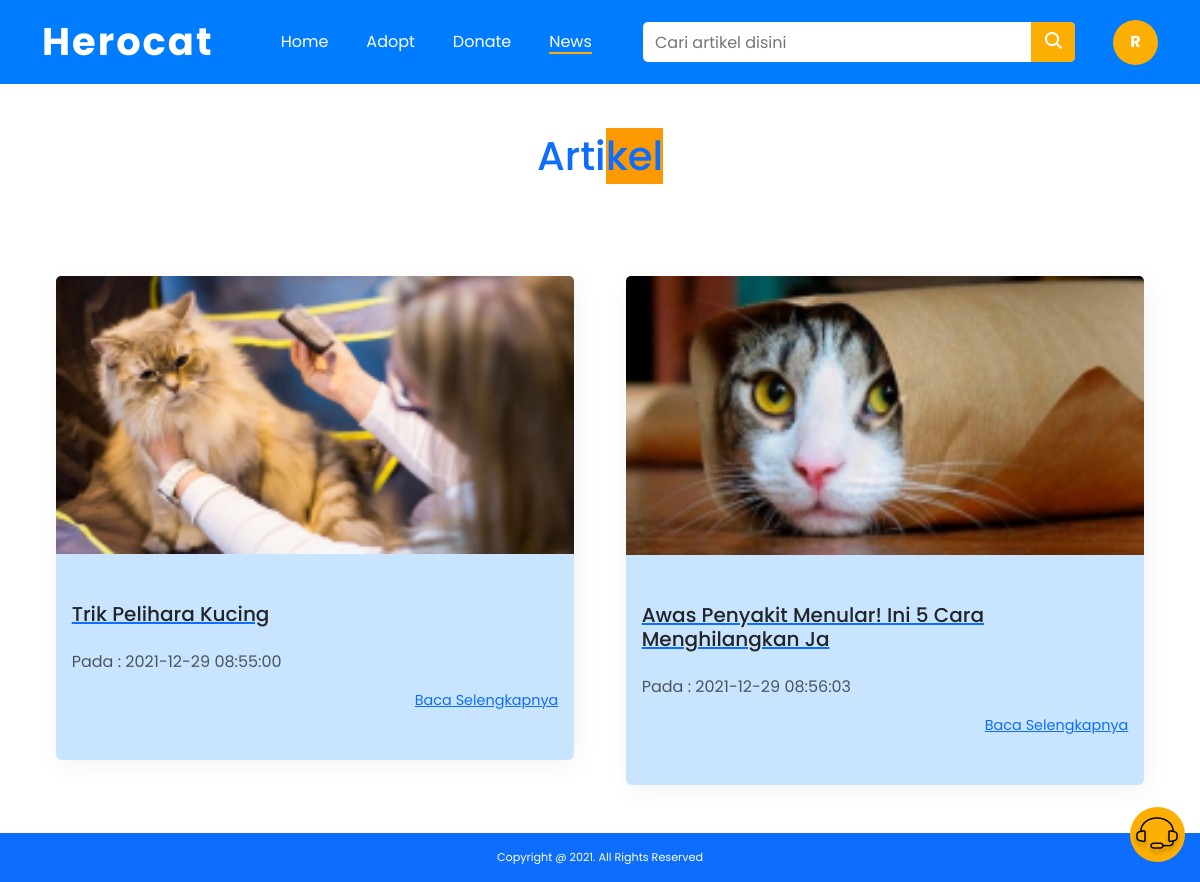
Before: /news.php (signed in) with the older database file.
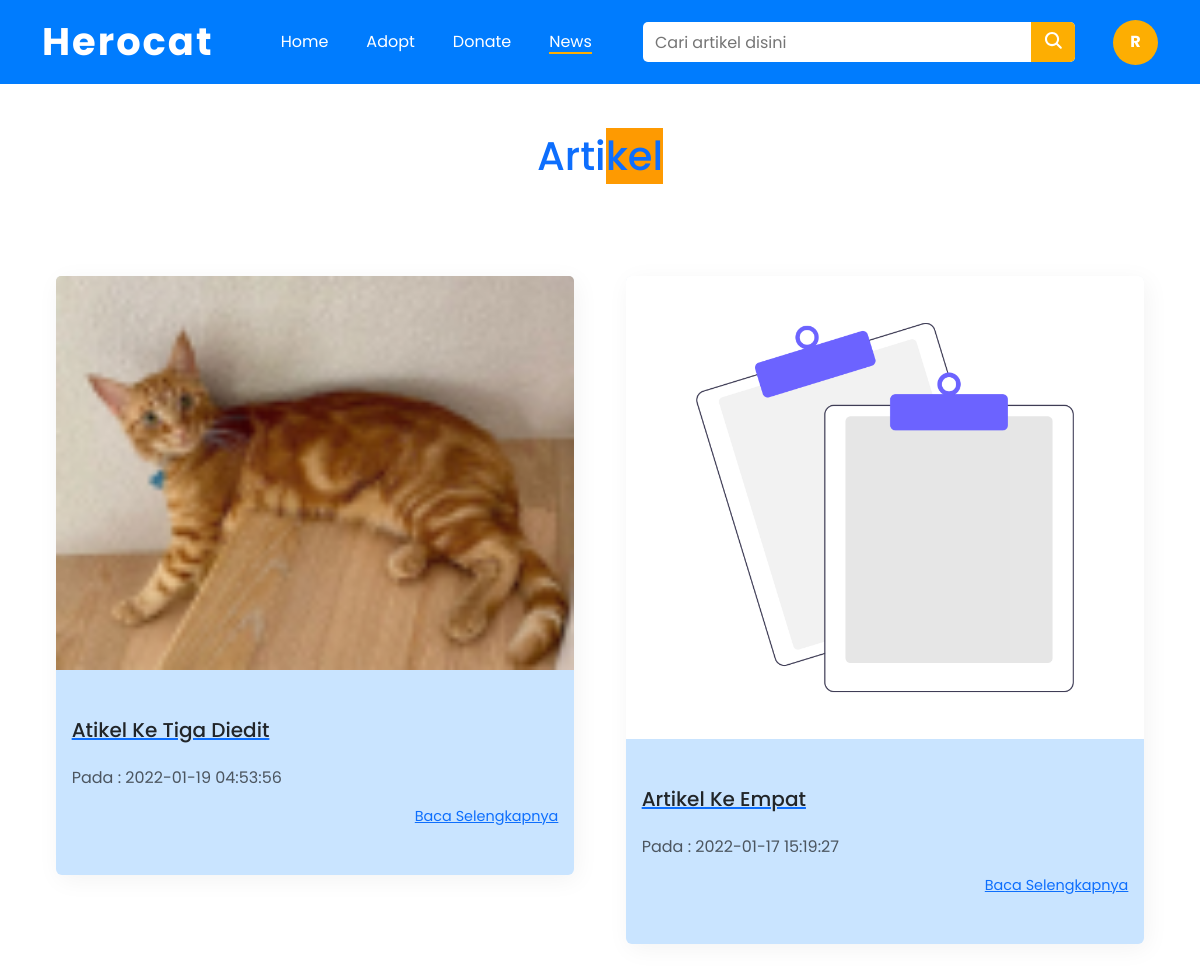
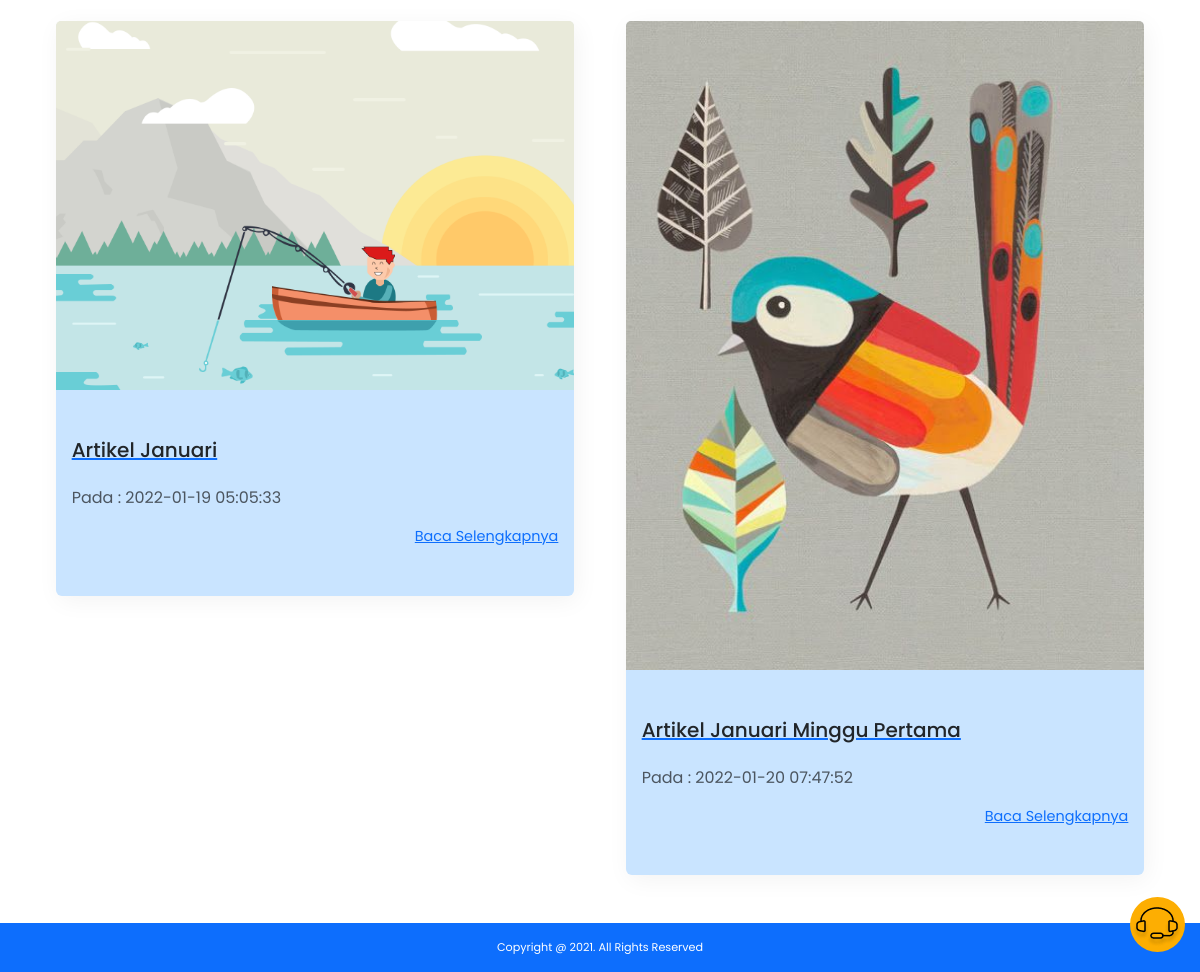
After: the same page with the newer database file (2 pictures, top to bottom).
### tables this page shows
CREATE TABLE `berita` (
  `id_berita` int(11) NOT NULL,
  `judul` varchar(50) NOT NULL,
  `konten` text NOT NULL,
  `gambar` varchar(50) NOT NULL,
  `tanggal` timestamp NOT NULL DEFAULT current_timestamp() ON UPDATE current_timestamp()
);

### function/function.php (called while the page is built, shortened)
<?php
$conn = mysqli_connect("localhost", "root", "", "herocat");
function tampil($sql)
{
  global $conn;
  $query = mysqli_query($conn, $sql);
  $rows = [];
  while ($row = mysqli_fetch_assoc($query)) {
    $rows[] = $row;
  }
  return $rows;
}

### news.php (the view, shortened to what this page needs)
<?php
    require_once('function/function.php');
    $articles = tampil("SELECT * from berita");
    require_once('partial/nav-news.php');
    require_once('partial/cs.php');
?>
<div class="container">
    <h1 class="text-primary text-center my-5">Arti<span style="background-color: #FE9A01;">kel</span></h1>
    <div class="row">
        <?php foreach($articles as $article) :?>
        <div class="col-12 col-md-6 col-lg-6 mt-5">
            <div class="card artikel" style="width: 95%; margin:auto; background-color:#C9E4FF; border: 0">
                <img src="assets/artikel/<?=$article["gambar"]?>" class="card-img-top" alt="...">
                <div class="card-body py-5">
                    <a href="#">
                        <h5 class="card-title mb-4 text-dark"><?=$article["judul"]?></h5>
                    </a>
                    <p class="text-muted">Pada : <?=$article["tanggal"]?></p>
                    <a href="#" style="font-size: 0.9rem; float:right">Baca Selengkapnya</a>
                </div>
            </div>
        </div>
        <?php endforeach?>
    </div>
</div>
<?php
require_once('partial/footer.php');
?>

Changed rows visible on the page:
removed berita: gambar (picture), judul "Trik Pelihara Kucing", tanggal "2021-12-29 08:55:00"
removed berita: gambar (picture), judul "Awas Penyakit Menular! Ini 5 Cara Menghilangkan Ja", tanggal "2021-12-29 08:56:03"
added berita: gambar (picture), judul "Atikel Ke Tiga Diedit", tanggal "2022-01-19 04:53:56"
added berita: gambar (picture), judul "Artikel Ke Empat", tanggal "2022-01-17 15:19:27"
added berita: gambar (picture), judul "Artikel Januari", tanggal "2022-01-19 05:05:33"
added berita: gambar (picture), judul "Artikel Januari Minggu Pertama", tanggal "2022-01-20 07:47:52"
